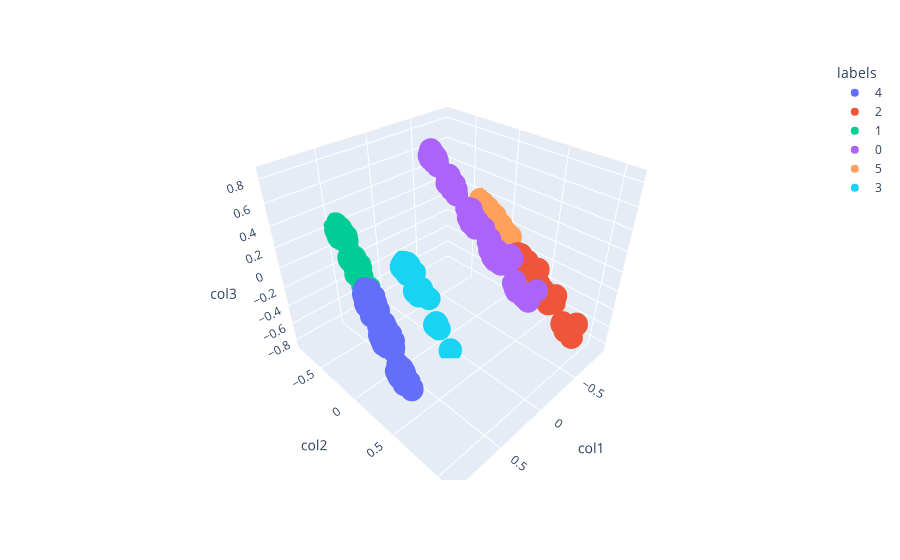

Notebook cell for this chart:
### Code cell
import plotly.express as px

fig = px.scatter_3d(X_pca_df, x='col1', y='col2', z='col3',
              color=X_pca_df['labels'])
fig.show()

### Figure 1 — Plotly figure (JSON) as saved in the notebook; plotly's stock layout.template omitted (floating-point values rounded to 4 significant figures; data arrays with more than 128 entries replaced by an {"elided": "..."} marker saying what was removed)
{"data": [{"hovertemplate": "labels=4<br>col1=%{x}<br>col2=%{y}<br>col3=%{z}<extra></extra>", "legendgroup": "4", "marker": {"color": "#636efa", "symbol": "circle"}, "mode": "markers", "name": "4", "scene": "scene", "showlegend": true, "type": "scatter3d", "x": {"elided": "517 float values"}, "y": {"elided": "517 float values"}, "z": {"elided": "517 float values"}}, {"hovertemplate": "labels=2<br>col1=%{x}<br>col2=%{y}<br>col3=%{z}<extra></extra>", "legendgroup": "2", "marker": {"color": "#EF553B", "symbol": "circle"}, "mode": "markers", "name": "2", "scene": "scene", "showlegend": true, "type": "scatter3d", "x": {"elided": "306 float values"}, "y": {"elided": "306 float values"}, "z": {"elided": "306 float values"}}, {"hovertemplate": "labels=1<br>col1=%{x}<br>col2=%{y}<br>col3=%{z}<extra></extra>", "legendgroup": "1", "marker": {"color": "#00cc96", "symbol": "circle"}, "mode": "markers", "name": "1", "scene": "scene", "showlegend": true, "type": "scatter3d", "x": {"elided": "312 float values"}, "y": {"elided": "312 float values"}, "z": {"elided": "312 float values"}}, {"hovertemplate": "labels=0<br>col1=%{x}<br>col2=%{y}<br>col3=%{z}<extra></extra>", "legendgroup": "0", "marker": {"color": "#ab63fa", "symbol": "circle"}, "mode": "markers", "name": "0", "scene": "scene", "showlegend": true, "type": "scatter3d", "x": {"elided": "257 float values"}, "y": {"elided": "257 float values"}, "z": {"elided": "257 float values"}}, {"hovertemplate": "labels=5<br>col1=%{x}<br>col2=%{y}<br>col3=%{z}<extra></extra>", "legendgroup": "5", "marker": {"color": "#FFA15A", "symbol": "circle"}, "mode": "markers", "name": "5", "scene": "scene", "showlegend": true, "type": "scatter3d", "x": {"elided": "430 float values"}, "y": {"elided": "430 float values"}, "z": {"elided": "430 float values"}}, {"hovertemplate": "labels=3<br>col1=%{x}<br>col2=%{y}<br>col3=%{z}<extra></extra>", "legendgroup": "3", "marker": {"color": "#19d3f3", "symbol": "circle"}, "mode": "markers", "name": "3", "scene": "scene", "showlegend": true, "type": "scatter3d", "x": {"elided": "178 float values"}, "y": {"elided": "178 float values"}, "z": {"elided": "178 float values"}}], "layout": {"legend": {"title": {"text": "labels"}, "tracegroupgap": 0}, "margin": {"t": 60}, "scene": {"domain": {"x": [0, 1], "y": [0, 1]}, "xaxis": {"title": {"text": "col1"}}, "yaxis": {"title": {"text": "col2"}}, "zaxis": {"title": {"text": "col3"}}}}}
